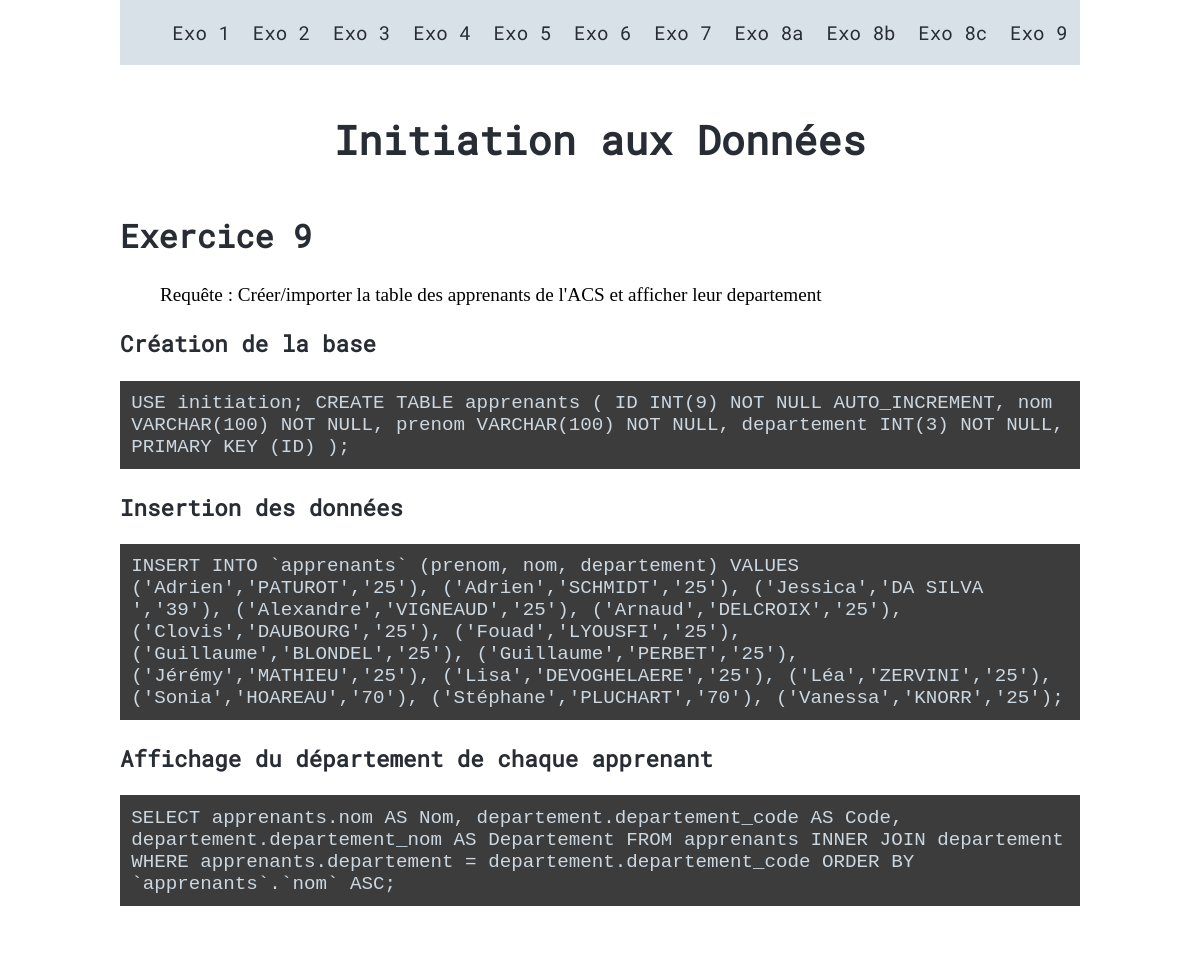
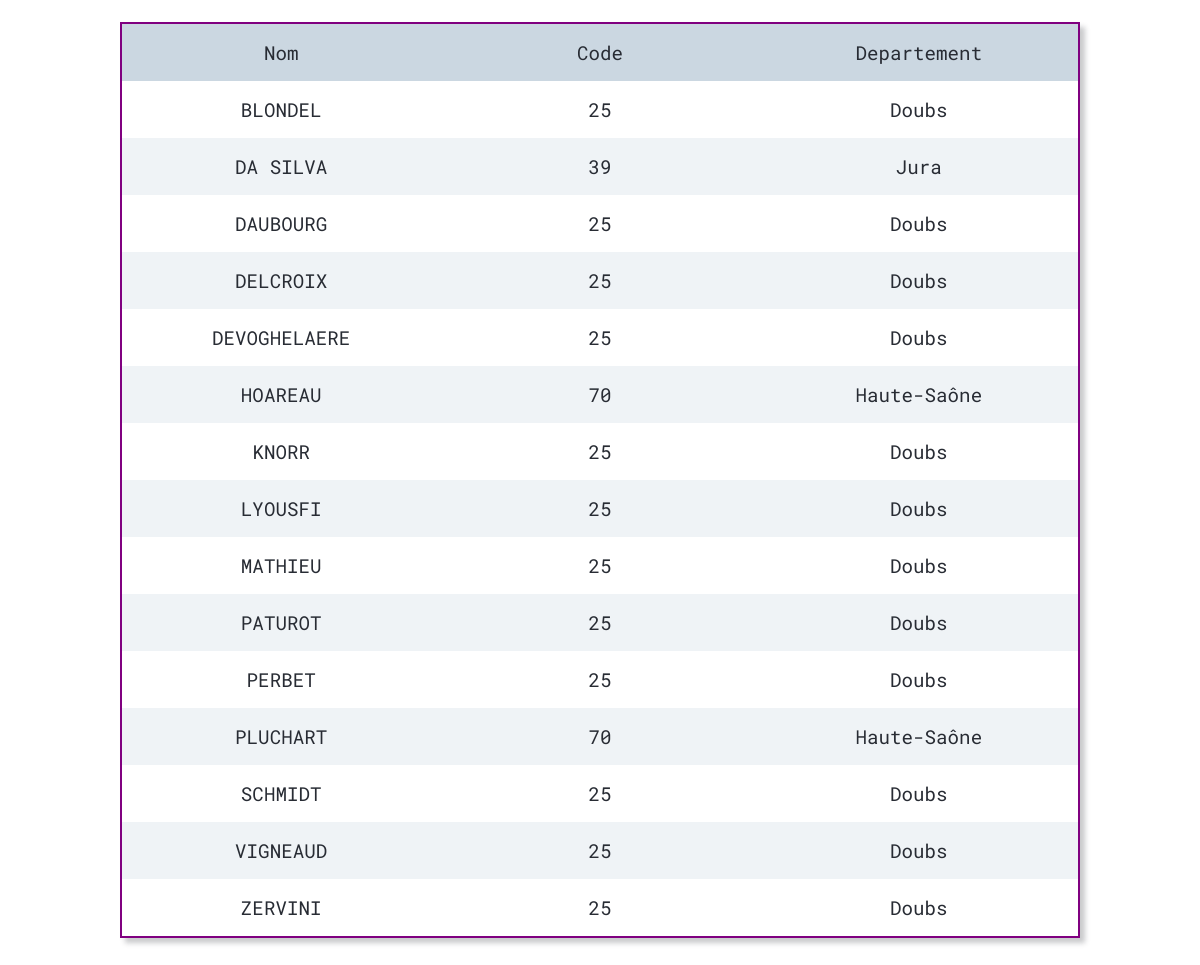
The page /exercice9.php on the database its author committed (2 pictures, top to bottom).
### tables this page shows
CREATE TABLE apprenants (
  ID INT(9) NOT NULL AUTO_INCREMENT,
  nom VARCHAR(100) NOT NULL,
  prenom VARCHAR(100) NOT NULL,
  departement INT(3) NOT NULL,
  PRIMARY KEY (ID)
);

CREATE TABLE `departement` (
  `departement_id` int(11) NOT NULL AUTO_INCREMENT,
  `departement_code` varchar(3) DEFAULT NULL,
  `departement_nom` varchar(255) DEFAULT NULL,
  `departement_nom_uppercase` varchar(255) DEFAULT NULL,
  `departement_slug` varchar(255) DEFAULT NULL,
  `departement_nom_soundex` varchar(20) DEFAULT NULL,
  PRIMARY KEY (`departement_id`),
  KEY `departement_slug` (`departement_slug`),
  KEY `departement_code` (`departement_code`),
  KEY `departement_nom_soundex` (`departement_nom_soundex`)
);

### exercice9.php (the view)
<?php require_once "header.php"; ?>
<?php require_once "db-connect.php"; ?>
<main>
  <h2>Exercice 9</h2>
  <blockquote>Requête : Créer/importer la table des apprenants de l'ACS et afficher leur departement </blockquote>
  <h3>Création de la base</h3>
  <code>
    USE initiation;
    CREATE TABLE apprenants (
    ID INT(9) NOT NULL AUTO_INCREMENT,
    nom VARCHAR(100) NOT NULL,
    prenom VARCHAR(100) NOT NULL,
    departement INT(3) NOT NULL,
    PRIMARY KEY (ID)
    );
  </code>
  <h3>Insertion des données</h3>
  <code>
    INSERT INTO `apprenants` (prenom, nom, departement)
    VALUES
    ('Adrien','PATUROT','25'),
    ('Adrien','SCHMIDT','25'),
    ('Jessica','DA SILVA ','39'),
    ('Alexandre','VIGNEAUD','25'),
    ('Arnaud','DELCROIX','25'),
    ('Clovis','DAUBOURG','25'),
    ('Fouad','LYOUSFI','25'),
    ('Guillaume','BLONDEL','25'),
    ('Guillaume','PERBET','25'),
    ('Jérémy','MATHIEU','25'),
    ('Lisa','DEVOGHELAERE','25'),
    ('Léa','ZERVINI','25'),
    ('Sonia','HOAREAU','70'),
    ('Stéphane','PLUCHART','70'),
    ('Vanessa','KNORR','25');
  </code>
  <h3>Affichage du département de chaque apprenant</h3>
  <code>
    SELECT
    apprenants.nom AS Nom,
    departement.departement_code AS Code,
    departement.departement_nom AS Departement
    FROM apprenants
    INNER JOIN departement
    WHERE apprenants.departement = departement.departement_code
    ORDER BY `apprenants`.`nom` ASC;
  </code>
  <table>
    <tr>
      <td class="coloredbg">Nom</td>
      <td class="coloredbg">Code</td>
      <td class="coloredbg">Departement</td>
    </tr>
    <?php
    $sql="SELECT apprenants.nom AS Nom, departement.departement_code AS Code, departement.departement_nom AS Departement FROM apprenants INNER JOIN departement WHERE apprenants.departement = departement.departement_code ORDER BY `apprenants`.`nom` ASC; ";
    if(!$connexion->query($sql)) echo "Y a un bug dans la matrice mec";
    else{
      ?>
      <?php
      foreach ($connexion->query($sql) as $row)
        echo "<tr><td>" .$row['Nom']. "</td><td>" . $row['Code']. "</td><td>" . $row['Departement']. "</td></tr>\n";
      ?>
    </table>
  <?php } ?>
</main>
</body>
</html>

### styles.css (style rules this page uses)
body { margin: 0; padding: 0; font-size: 1.2rem; }
h1, h2, h3, p, a, td { font-family: 'Roboto', sans-serif; color: rgb(40,44,52); }
h2 { font-size: 2rem; }
table { margin-top: 5rem; margin-bottom: 5rem; table-layout: fixed; width: 100%; border-collapse: collapse; border: 2px solid purple; box-shadow: 5px 5px 5px 0px rgba(40, 44, 52, 0.25); }
tr:nth-child(odd) { background-color: #CBD7E14F; }
tr, td { text-align: center; }
td { padding: 1rem; }
code { font-family: 'Courrier New', monospace, sans-serif; background-color: #3c3c3c;; color: #CBD7E1; padding: 0.7rem; font-size: 1.2rem; display: block; }
blockquote { font-size: 1.2rem; }
.coloredbg { background-color: #CBD7E1; }

### rows shown on the page
apprenants: nom "BLONDEL", departement.departement_code "25", departement.departement_nom "Doubs"
apprenants: nom "DA SILVA", departement.departement_code "39", departement.departement_nom "Jura"
apprenants: nom "DAUBOURG", departement.departement_code "25", departement.departement_nom "Doubs"
apprenants: nom "DELCROIX", departement.departement_code "25", departement.departement_nom "Doubs"
apprenants: nom "DEVOGHELAERE", departement.departement_code "25", departement.departement_nom "Doubs"
apprenants: nom "HOAREAU", departement.departement_code "70", departement.departement_nom "Haute-Saône"
apprenants: nom "KNORR", departement.departement_code "25", departement.departement_nom "Doubs"
apprenants: nom "LYOUSFI", departement.departement_code "25", departement.departement_nom "Doubs"
apprenants: nom "MATHIEU", departement.departement_code "25", departement.departement_nom "Doubs"
apprenants: nom "PATUROT", departement.departement_code "25", departement.departement_nom "Doubs"
apprenants: nom "PERBET", departement.departement_code "25", departement.departement_nom "Doubs"
apprenants: nom "PLUCHART", departement.departement_code "70", departement.departement_nom "Haute-Saône"
apprenants: nom "SCHMIDT", departement.departement_code "25", departement.departement_nom "Doubs"
apprenants: nom "VIGNEAUD", departement.departement_code "25", departement.departement_nom "Doubs"
apprenants: nom "ZERVINI", departement.departement_code "25", departement.departement_nom "Doubs"
